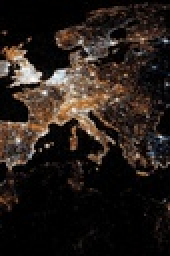
%> input picture Segmentation_JPChehab_MB/europa_one.jpg, 85 x 128 px, shrunk from 500 x 750 before the run (shown 2 times larger)
$ octave AC_segmentation.m   (GNU Octave 9; MATLAB toolbox functions it lacks are replaced by stand-ins)
%> lines starting %> are read from the running program, lines starting %| are printed output that depends on the picture; in (x1, y1, x2, y2) boxes, pixels count from 0 and x2, y2 are one past the last pixel; in counts of white or black regions, pixels touching at a corner belong together; the program's own positions count from 1; long printed decimals are rounded
### Segmentation_JPChehab_MB/Mlaplacien2.m
function [a0,M,N] = Mlaplacien2(n,order)
%approximation compacte de '-Delta' a l'ordre 4 + neumann homog�ne
% n : nombre de discr�tisation en espace
    h=1/(n+1);

if order == 4
    M=eye(n+2,n+2)+1/10*diag(ones(n+1,1),1)+1/10*diag(ones(n+1,1),-1);
    M=sparse(M);

    N=(-12/5*eye(n+2,n+2)+6/5*diag(ones(n+1,1),1)+6/5*diag(ones(n+1,1),-1));
    N(1,1)=-2681/480;
    N(1,2)=23/3;
    N(1,3)=-113/40;
    N(1,4)=13/15;
    N(1,5)=-59/480;
    N(end,end)=N(1,1);
    N(end,end-1)=N(1,2);
    N(end,end-2)=N(1,3);
    N(end,end-3)=N(1,4);
    N(end,end-4)=N(1,5);
    N=-N/(h^2);
    a0=33/(40*h*h);
else
    M=speye(n+2,n+2);
    N=2*sparse(eye(n+2,n+2))-diag(ones(n+1,1),1)-diag(ones(n+1,1),-1);
    N(1,1)=1; N(end,end)=1;
    N=N./(h^2);
    a0=1;


    A=sparse(diag(-2*ones(n+2,1))+diag(ones(n+1,1),1)+diag(ones(n+1,1),-1));
    A(1,2)=2; A(end,end-1)=2;
    N=-A./(h^2);
end

### Segmentation_JPChehab_MB/fig_placier.m
function [] = fig_placier

% fig_placier; (ex position.m)
% Ce programme positionne les figures presentes dans l'ecran
%
% GGB 27-03-99, 2h12
% modif 16-08-2000 : tout ecran, autant de figures qu'il y en a
% adapt. s.felix, 2004.10
% modified 30-10-04 for pbg4 with screen 1280x854

set(0,'Units','normalized')
%Screen = get(0,'ScreenSize');
xyratio=0.6672;
Screen=[0 0 xyratio 1];

% quelles figures sont ouvertes ?
if nargin<3 fenetres = sort(get(0,'children')); end

% combien de lignes, combien de colonnes pour les repartir ?
n_fig = length(fenetres);
if n_fig <= 6 nfigrow = 2;
else nfigrow = ceil(sqrt(n_fig));
end
nfigcol = ceil(n_fig/nfigrow);

% l'ordre de "fenetres" est modifie pour que les figures soit disposees "dans l'ordre"
for k = 1:nfigrow-1
fenetres((k-1)*nfigcol+1:nfigcol+(k-1)*nfigcol) = fenetres(nfigcol+(k-1)*nfigcol:-1:(k-1)*nfigcol+1);
end
fenetres((nfigrow-1)*nfigcol+1:length(fenetres)) = fenetres(length(fenetres):-1:(nfigrow-1)*nfigcol+1);

% vecteur des positions
% Corrections pour ne pas que la fenetre sorte de l'ecran faite manuellement (_o_)
border = 0;
header = 0.09;
xoffset = 0; % offset 淌 partir de la gauche
yoffset = 0.0; % ofset 淌 partir du bas

hspace = Screen(3)/100;
vspace = Screen(4)/100;

WinWd = (Screen(3)-xoffset)/nfigcol-2*(border+hspace);
WinHt = (Screen(4)-yoffset)/nfigrow-(header+2*vspace);

for k = 1:n_fig
x = xyratio-(rem(k-1,nfigcol)+1)*(WinWd+2*border+hspace);
y = 1-((1+floor((k-1)/nfigcol))*(WinHt+2*border+vspace+header));
pos = [x y WinWd WinHt];
set(fenetres(k),'Units','normalized')
figure(fenetres(k));
set(fenetres(k),'Position',pos);
end

### Segmentation_JPChehab_MB/AC_segmentation.m
clc;
clear all;
close all;

%% *** OPTIONS ************************************************************
film='no';
image='europa_one';

%% *** STABILITY DATA *****************************************************
ddt=10^-5;
epsilon=0.04;
tau=1.;
itermax=1000;
nper=1;
lambda=75000;

%% *** TRAITEMENT DE L'IMAGE **********************************************
% lecture de l'image
RGB = imread([image '.jpg']);
%> RGB is the input picture: size 128x85x3 uint8; mean R, G, B 39.2, 31, 26.3
N=min(size(RGB(:,:,1)));
%> N = 85
RGB=RGB(1:N,1:N,1:3);
%> RGB: size 85x85x3 uint8
% calcul de l'image en n&b
Ig = im2double(rgb2gray(RGB));
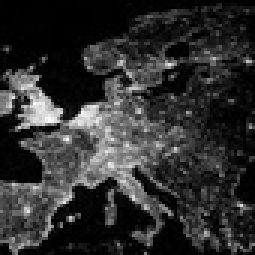
%> Ig: size 85x85 double (shown 3 times larger); min 0, max 0.988, mean 0.185
m=min(min(Ig)); M=max(max(Ig));
%> after `m=min(min(Ig))`: m = 0
%> after `M=max(max(Ig))`: M = 0.988
f0=(Ig-m)./(M-m);
f0=reshape(f0,[],1);
%> f0 = 7225 values, max 1 at index 1400, min 0 at index 5, mean 0.188
I=2.*f0-1;
%> I = 7225 values, max 1 at index 1400, min -1 at index 5, mean -0.625


%% *** SPACE DATA *********************************************************
[~,id,AA] = Mlaplacien2(N-2,2);
%> in Mlaplacien2, `h=1/(n+1);`: h = 0.0119
%> in Mlaplacien2, `M=speye(n+2,n+2);`:
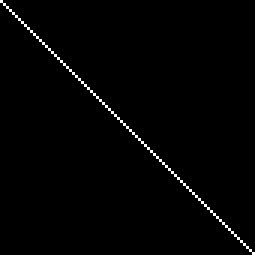
%> M: size 85x85 double (shown 3 times larger); values 0 (black) and 1 (white), 1.2% white in thin lines or dots
%> in Mlaplacien2, `N(end,end)=1`: N: size 85x85 double; min -1, max 2, mean 0
%> in Mlaplacien2, `A(end,end-1)=2`: A: size 85x85 double; min -2, max 2, mean 0
Ay=kron(AA,id);
Ax=kron(id,AA);
A=Ax+Ay;

[~,MM,NN] = Mlaplacien2(N-2,4);
%> call 2 of Mlaplacien2, with n = 83, order = 4
%> in Mlaplacien2 (call 2), `N(1,2)=23/3;`:
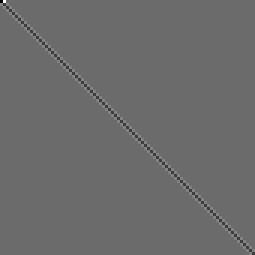
%> N: size 85x85 double (shown 3 times larger); min -5.59, max 7.67, mean 0.000122; drawn with min black and max white
%> in Mlaplacien2 (call 2), `N(1,3)=-113/40;`: N: size 85x85 double; 0.01% of pixels changed, all inside (x1, y1, x2, y2) = (2, 0, 3, 1)
%> in Mlaplacien2 (call 2), `N(1,4)=13/15;`: N: size 85x85 double; min -5.59, max 7.67, mean -0.000149
%> in Mlaplacien2 (call 2), `N(1,5)=-59/480;`: N: size 85x85 double; min -5.59, max 7.67, mean -0.000166
%> in Mlaplacien2 (call 2), `N(end,end)=N(1,1);`: N: size 85x85 double; min -5.59, max 7.67, mean -0.000607
%> in Mlaplacien2 (call 2), `N(end,end-1)=N(1,2);`: N: size 85x85 double; min -5.59, max 7.67, mean 0.000288
%> in Mlaplacien2 (call 2), `N(end,end-2)=N(1,3);`: N: size 85x85 double; min -5.59, max 7.67, mean -0.000103
%> in Mlaplacien2 (call 2), `N(end,end-3)=N(1,4);`: N: size 85x85 double; min -5.59, max 7.67, mean 1.7e-05
%> in Mlaplacien2 (call 2), `N(end,end-4)=N(1,5);`: N: size 85x85 double; min -5.59, max 7.67, mean 2.15e-19
%> in Mlaplacien2 (call 2), `N=-N/(h^2);`:
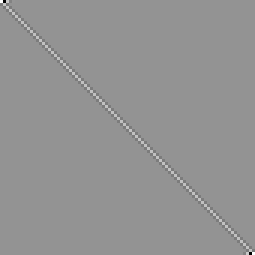
%> N: size 85x85 double (shown 3 times larger); min -54096, max 39410.7, mean 0; drawn with min black and max white
%> in Mlaplacien2 (call 2), `a0=33/(40*h*h);`: a0 = 5821.2
My=sparse(kron(MM,id));
Mx=sparse(kron(id,MM));
%P=Mx+My;

Ny=sparse(kron(NN,id));
Nx=sparse(kron(id,NN));
%Q=Nx+Ny;

%A4=Mx\Nx+My\Ny;%P\Q;

ID=speye(size(Ax));

if strcmp(film,'yes')==1
    vidObj=VideoWriter([image '.avi']);
    open(vidObj);
    set(gca,'nextplot','replacechildren');
end

%% *** ITERATIONS *********************************************************
stabi(1)=1; iter=0;
ccc=exp(-2*ddt/(epsilon^2));
while iter<itermax & stabi(end)>10^-4
    clc; disp([iter stabi(end)]);
    iter=iter+1;
     % *** Segmentation part
    c1=sum(f0.*(1+I))./sum(1+I);
    c2=sum(f0.*(1-I))./sum(1-I);
    %
    GV=sparse(((f0-c1).^2+(f0-c2).^2));
    G=ID+ddt*lambda*diag(GV);
    I1=G\(I-lambda*ddt*((f0-c1).^2-(f0-c2).^2));
    % [7 lines of commented-out code are left out]
   ZZ=A*I1;
    Z=(ID+tau*ddt*A)\(-ddt*ZZ);
    I2=I1+Z;
  %  I2=(ID+ddt*A)\(I1);
    %I2=Z+I1;
    % *** Allen-Cahn non linear part

    num=I2;

    denom=sqrt(ccc+I2.^2.*(1-ccc));
    Inew=num./denom;


   % G=-lambda*((1+I3).*(f0-c1).^2-(1-I3).*(f0-c2).^2);
   % Inew=I3-ddt*G;

   if mod(iter,nper)==0
       niv1=max(max(Inew));
       niv2=min(min(Inew));
       niv=(niv1+niv2)/2;
       Imi=(Inew<niv);
Ipl=(Inew>niv);
%post-traitement
%Im=(I-(Imi+Ipl)/2)./(Ipl-Imi);
Im=Ipl-Imi;

Is=reshape(Inew,N,N);

figure(1000)
imshow(Is)
title('segmented image')
drawnow
   end

    if strcmp(film,'yes') == 1
        Im=(Inew+1)/2;
        Is=reshape(Im,N,N);
        imshow(Is)
        title(['iteration : ' num2str(iter)]);

        currFrame = getframe;
        writeVideo(vidObj,currFrame);
    end

    maxi(iter)=max(max(I));
    mini(iter)=min(min(I));
    stabi(iter)=norm(Inew-I,'inf')./norm(I,'inf');
    time(iter)=iter*ddt;

    I=Inew;
end
%> this loop made 243 passes
%> (c1, c2, niv1, niv2, niv) on passes 1 to 12: (0.423, 0.133, 0.717, -0.977, -0.13), (0.41, 0.134, 0.573, -0.957, -0.192), (0.4, 0.133, 0.531, -0.939, -0.204), (0.393, 0.133, 0.522, -0.924, -0.201), (0.387, 0.133, 0.521, -0.916, -0.197), (0.382, 0.132, 0.533, -0.911, -0.189), (0.378, 0.131, 0.539, -0.909, -0.185), (0.375, 0.13, 0.553, -0.908, -0.177), (0.372, 0.13, 0.573, -0.907, -0.167), (0.37, 0.129, 0.589, -0.906, -0.159), (0.368, 0.128, 0.602, -0.908, -0.153), (0.366, 0.128, 0.617, -0.91, -0.146)
%|    1.0000   0.3272
%|    2.0000   0.1647
%|    3.0000   0.1073
%|    4.000   0.09256
%|    5.000   0.08117
%|    6.000   0.07373
%|    7.000   0.06779
%|    8.000   0.06226
%> (further printed lines are left out)
%> pass 1, `imshow(Is)`:
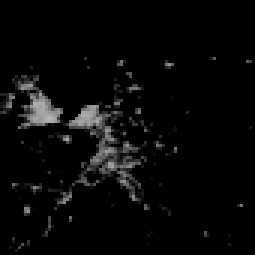
%> displayed picture: size 85x85, on the screen's scale of 0 to 255 (shown 3 times larger); min 0, max 183, mean 8.2
%> after the loop:
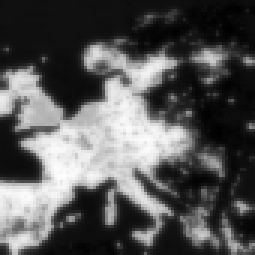
%> Is: size 85x85 double (shown 3 times larger); min -0.951, max 0.878, mean -0.328; drawn with min black and max white
%> after the loop, Im = 7225 values, max 1 at index 31, min -1 at index 1, mean -0.365; Imi = 7225 logical values, 4932 true; Ipl = 7225 logical values, 2293 true; iter = 243; maxi = 243 values, max 1 at index 1, min 0.521 at index 6, mean 0.838; mini = 243 values, max -0.906 at index 11, min -1 at index 1, mean -0.946; niv = -0.0365; niv1 = 0.878; niv2 = -0.951; stabi = 243 values, max 0.327 at index 1, min 9.99e-05 at index 243, mean 0.0105; time = 243 values from 1e-05 to 0.00243

if strcmp(film,'yes') == 1
    close(vidObj);
end

%% *** IMAGES *************************************************************

Imi=(I<0);
%> Imi = 7225 logical values, 4978 true
Ipl=(I>0);
%> Ipl = 7225 logical values, 2247 true
%post-traitement
%Im=(I-(Imi+Ipl)/2)./(Ipl-Imi);
Im=Ipl-Imi;
%> Im = 7225 values, max 1 at index 31, min -1 at index 1, mean -0.378

Is=reshape(Im,N,N);
%> Is: size 85x85 double; values -1 (black) and 1 (white), 31.1% white; 17 white regions (13 under 20 px), largest, box (x1, y1, x2, y2) and area: (0, 15, 64, 85) 2108, (65, 17, 74, 22) 28, (35, 63, 38, 75) 26, (63, 74, 70, 80) 26

figure(1)
imshow(Is)
title('segmented image')

figure(2)
imshow(RGB)
title('original image')

figure(3)
imshow(Ig)
title('image b&w')

figure(4)
plot(time/ddt, maxi, time/ddt, mini)
legend('max','min')

figure(5)
semilogy(time/ddt, stabi)

fig_placier
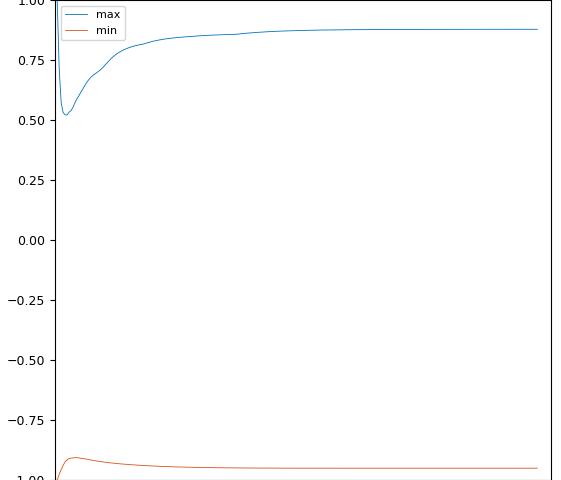
%> figure redrawn from the program's plot data; curve peaks at x = 1, y = 1; curve peaks at x = 11, y = -0.906
